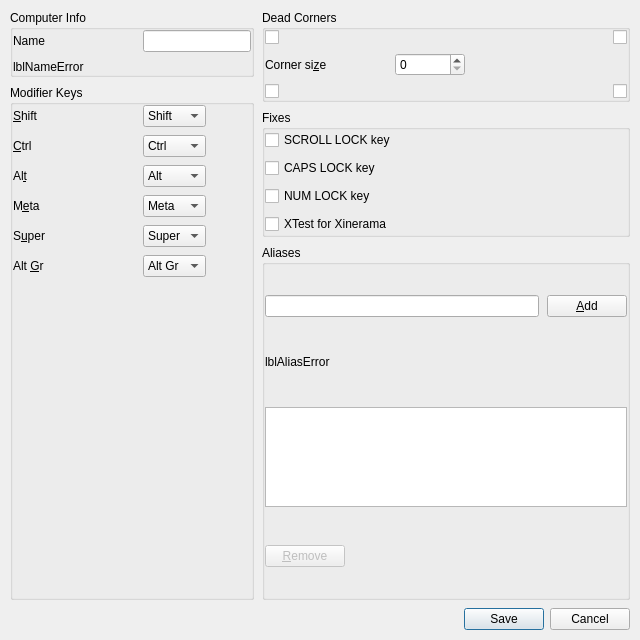
<?xml version="1.0" encoding="UTF-8"?>
<ui version="4.0">
 <class>ScreenSettingsDialog</class>
 <widget class="QDialog" name="ScreenSettingsDialog">
  <property name="geometry">
   <rect>
    <x>0</x>
    <y>0</y>
    <width>640</width>
    <height>640</height>
   </rect>
  </property>
  <property name="windowTitle">
   <string>Computer settings</string>
  </property>
  <layout class="QVBoxLayout" name="_2">
   <property name="spacing">
    <number>8</number>
   </property>
   <property name="leftMargin">
    <number>10</number>
   </property>
   <property name="topMargin">
    <number>10</number>
   </property>
   <property name="rightMargin">
    <number>10</number>
   </property>
   <property name="bottomMargin">
    <number>10</number>
   </property>
   <item>
    <widget class="QScrollArea" name="scrollArea">
     <property name="widgetResizable">
      <bool>true</bool>
     </property>
     <property name="frameShape">
      <enum>QFrame::Shape::NoFrame</enum>
     </property>
     <property name="horizontalScrollBarPolicy">
      <enum>Qt::ScrollBarPolicy::ScrollBarAlwaysOff</enum>
     </property>
     <widget class="QWidget" name="scrollAreaWidgetContents">
      <layout class="QHBoxLayout" name="layoutOptions">
       <property name="spacing">
        <number>8</number>
       </property>
       <property name="leftMargin">
        <number>0</number>
       </property>
       <property name="topMargin">
        <number>0</number>
       </property>
       <property name="rightMargin">
        <number>0</number>
       </property>
       <property name="bottomMargin">
        <number>0</number>
       </property>
       <item>
        <layout class="QVBoxLayout" name="layoutLeftSide">
         <property name="spacing">
          <number>8</number>
         </property>
         <property name="leftMargin">
          <number>0</number>
         </property>
         <property name="topMargin">
          <number>0</number>
         </property>
         <property name="rightMargin">
          <number>0</number>
         </property>
         <property name="bottomMargin">
          <number>0</number>
         </property>
         <item>
          <widget class="QGroupBox" name="groupComputerName">
           <property name="sizePolicy">
            <sizepolicy hsizetype="Preferred" vsizetype="Maximum">
             <horstretch>0</horstretch>
             <verstretch>0</verstretch>
            </sizepolicy>
           </property>
           <property name="title">
            <string>Computer Info</string>
           </property>
           <layout class="QVBoxLayout" name="_3">
            <property name="spacing">
             <number>8</number>
            </property>
            <property name="leftMargin">
             <number>0</number>
            </property>
            <property name="topMargin">
             <number>0</number>
            </property>
            <property name="rightMargin">
             <number>0</number>
            </property>
            <property name="bottomMargin">
             <number>0</number>
            </property>
            <item>
             <layout class="QFormLayout" name="_4">
              <property name="horizontalSpacing">
               <number>10</number>
              </property>
              <property name="verticalSpacing">
               <number>8</number>
              </property>
              <property name="leftMargin">
               <number>0</number>
              </property>
              <property name="topMargin">
               <number>0</number>
              </property>
              <property name="rightMargin">
               <number>0</number>
              </property>
              <property name="bottomMargin">
               <number>0</number>
              </property>
              <property name="rowWrapPolicy">
               <enum>QFormLayout::DontWrapRows</enum>
              </property>
              <property name="labelAlignment">
               <set>Qt::AlignmentFlag::AlignLeft|Qt::AlignmentFlag::AlignVCenter</set>
              </property>
              <property name="formAlignment">
               <set>Qt::AlignmentFlag::AlignLeft|Qt::AlignmentFlag::AlignTop</set>
              </property>
              <property name="fieldGrowthPolicy">
               <enum>QFormLayout::FieldsStayAtSizeHint</enum>
              </property>
              <item row="0" column="0">
               <widget class="QLabel" name="label_7">
                <property name="minimumSize">
                 <size>
                  <width>120</width>
                  <height>0</height>
                 </size>
                </property>
                <property name="sizePolicy">
                 <sizepolicy hsizetype="Maximum" vsizetype="Preferred">
                  <horstretch>0</horstretch>
                  <verstretch>0</verstretch>
                 </sizepolicy>
                </property>
                <property name="text">
                 <string>Name</string>
                </property>
                <property name="wordWrap">
                 <bool>false</bool>
                </property>
                <property name="alignment">
                 <set>Qt::AlignmentFlag::AlignLeft|Qt::AlignmentFlag::AlignVCenter</set>
                </property>
                <property name="buddy">
                 <cstring>lineNameEdit</cstring>
                </property>
               </widget>
              </item>
              <item row="0" column="1">
               <widget class="QLineEdit" name="lineNameEdit">
                <property name="sizePolicy">
                 <sizepolicy hsizetype="Maximum" vsizetype="Fixed">
                  <horstretch>0</horstretch>
                  <verstretch>0</verstretch>
                 </sizepolicy>
                </property>
                <property name="maximumSize">
                 <size>
                  <width>180</width>
                  <height>16777215</height>
                 </size>
                </property>
                <property name="maxLength">
                 <number>255</number>
                </property>
               </widget>
              </item>
             </layout>
            </item>
            <item>
             <widget class="QLabel" name="lblNameError">
              <property name="sizePolicy">
               <sizepolicy hsizetype="Preferred" vsizetype="Preferred">
                <horstretch>0</horstretch>
                <verstretch>0</verstretch>
               </sizepolicy>
              </property>
              <property name="text">
               <string notr="true">lblNameError</string>
              </property>
              <property name="wordWrap">
               <bool>true</bool>
              </property>
              <property name="alignment">
               <set>Qt::AlignmentFlag::AlignLeft|Qt::AlignmentFlag::AlignVCenter</set>
              </property>
             </widget>
            </item>
           </layout>
          </widget>
         </item>
         <item>
          <widget class="QGroupBox" name="groupModifers">
           <property name="title">
            <string>Modifier Keys</string>
           </property>
           <layout class="QFormLayout" name="formLayout_2">
            <property name="horizontalSpacing">
             <number>10</number>
            </property>
            <property name="verticalSpacing">
             <number>8</number>
            </property>
            <property name="leftMargin">
             <number>0</number>
            </property>
            <property name="topMargin">
             <number>0</number>
            </property>
            <property name="rightMargin">
             <number>0</number>
            </property>
            <property name="bottomMargin">
             <number>0</number>
            </property>
            <property name="rowWrapPolicy">
             <enum>QFormLayout::DontWrapRows</enum>
            </property>
            <property name="labelAlignment">
             <set>Qt::AlignmentFlag::AlignLeft|Qt::AlignmentFlag::AlignVCenter</set>
            </property>
            <property name="formAlignment">
             <set>Qt::AlignmentFlag::AlignLeft|Qt::AlignmentFlag::AlignTop</set>
            </property>
            <property name="fieldGrowthPolicy">
             <enum>QFormLayout::FieldsStayAtSizeHint</enum>
            </property>
            <item row="0" column="0">
             <widget class="QLabel" name="label_2">
              <property name="minimumSize">
               <size>
                <width>120</width>
                <height>0</height>
               </size>
              </property>
              <property name="sizePolicy">
               <sizepolicy hsizetype="Maximum" vsizetype="Preferred">
                <horstretch>0</horstretch>
                <verstretch>0</verstretch>
               </sizepolicy>
              </property>
              <property name="text">
               <string>&amp;Shift</string>
              </property>
              <property name="wordWrap">
               <bool>false</bool>
              </property>
              <property name="alignment">
               <set>Qt::AlignmentFlag::AlignLeft|Qt::AlignmentFlag::AlignVCenter</set>
              </property>
              <property name="buddy">
               <cstring>comboShift</cstring>
              </property>
             </widget>
            </item>
            <item row="0" column="1">
             <widget class="QComboBox" name="comboShift">
              <property name="sizePolicy">
               <sizepolicy hsizetype="Maximum" vsizetype="Fixed">
                <horstretch>0</horstretch>
                <verstretch>0</verstretch>
               </sizepolicy>
              </property>
              <property name="maximumSize">
               <size>
                <width>140</width>
                <height>16777215</height>
               </size>
              </property>
              <property name="sizeAdjustPolicy">
               <enum>QComboBox::AdjustToContents</enum>
              </property>
              <item>
               <property name="text">
                <string>Shift</string>
               </property>
              </item>
              <item>
               <property name="text">
                <string>Ctrl</string>
               </property>
              </item>
              <item>
               <property name="text">
                <string>Alt</string>
               </property>
              </item>
              <item>
               <property name="text">
                <string>Meta</string>
               </property>
              </item>
              <item>
               <property name="text">
                <string>Super</string>
               </property>
              </item>
              <item>
               <property name="text">
                <string>Alt Gr</string>
               </property>
              </item>
              <item>
               <property name="text">
                <string>None</string>
               </property>
              </item>
             </widget>
            </item>
            <item row="1" column="0">
             <widget class="QLabel" name="label_3">
              <property name="minimumSize">
               <size>
                <width>120</width>
                <height>0</height>
               </size>
              </property>
              <property name="sizePolicy">
               <sizepolicy hsizetype="Maximum" vsizetype="Preferred">
                <horstretch>0</horstretch>
                <verstretch>0</verstretch>
               </sizepolicy>
              </property>
              <property name="text">
               <string>&amp;Ctrl</string>
              </property>
              <property name="wordWrap">
               <bool>false</bool>
              </property>
              <property name="alignment">
               <set>Qt::AlignmentFlag::AlignLeft|Qt::AlignmentFlag::AlignVCenter</set>
              </property>
              <property name="buddy">
               <cstring>comboCtrl</cstring>
              </property>
             </widget>
            </item>
            <item row="1" column="1">
             <widget class="QComboBox" name="comboCtrl">
              <property name="sizePolicy">
               <sizepolicy hsizetype="Maximum" vsizetype="Fixed">
                <horstretch>0</horstretch>
                <verstretch>0</verstretch>
               </sizepolicy>
              </property>
              <property name="maximumSize">
               <size>
                <width>140</width>
                <height>16777215</height>
               </size>
              </property>
              <property name="sizeAdjustPolicy">
               <enum>QComboBox::AdjustToContents</enum>
              </property>
              <property name="currentIndex">
               <number>1</number>
              </property>
              <item>
               <property name="text">
                <string>Shift</string>
               </property>
              </item>
              <item>
               <property name="text">
                <string>Ctrl</string>
               </property>
              </item>
              <item>
               <property name="text">
                <string>Alt</string>
               </property>
              </item>
              <item>
               <property name="text">
                <string>Meta</string>
               </property>
              </item>
              <item>
               <property name="text">
                <string>Super</string>
               </property>
              </item>
              <item>
               <property name="text">
                <string>Alt Gr</string>
               </property>
              </item>
              <item>
               <property name="text">
                <string>None</string>
               </property>
              </item>
             </widget>
            </item>
            <item row="2" column="0">
             <widget class="QLabel" name="label_4">
              <property name="minimumSize">
               <size>
                <width>120</width>
                <height>0</height>
               </size>
              </property>
              <property name="sizePolicy">
               <sizepolicy hsizetype="Maximum" vsizetype="Preferred">
                <horstretch>0</horstretch>
                <verstretch>0</verstretch>
               </sizepolicy>
              </property>
              <property name="text">
               <string>Al&amp;t</string>
              </property>
              <property name="wordWrap">
               <bool>false</bool>
              </property>
              <property name="alignment">
               <set>Qt::AlignmentFlag::AlignLeft|Qt::AlignmentFlag::AlignVCenter</set>
              </property>
              <property name="buddy">
               <cstring>comboAlt</cstring>
              </property>
             </widget>
            </item>
            <item row="2" column="1">
             <widget class="QComboBox" name="comboAlt">
              <property name="sizePolicy">
               <sizepolicy hsizetype="Maximum" vsizetype="Fixed">
                <horstretch>0</horstretch>
                <verstretch>0</verstretch>
               </sizepolicy>
              </property>
              <property name="maximumSize">
               <size>
                <width>140</width>
                <height>16777215</height>
               </size>
              </property>
              <property name="sizeAdjustPolicy">
               <enum>QComboBox::AdjustToContents</enum>
              </property>
              <property name="currentIndex">
               <number>2</number>
              </property>
              <item>
               <property name="text">
                <string>Shift</string>
               </property>
              </item>
              <item>
               <property name="text">
                <string>Ctrl</string>
               </property>
              </item>
              <item>
               <property name="text">
                <string>Alt</string>
               </property>
              </item>
              <item>
               <property name="text">
                <string>Meta</string>
               </property>
              </item>
              <item>
               <property name="text">
                <string>Super</string>
               </property>
              </item>
              <item>
               <property name="text">
                <string>Alt Gr</string>
               </property>
              </item>
              <item>
               <property name="text">
                <string>None</string>
               </property>
              </item>
             </widget>
            </item>
            <item row="3" column="0">
             <widget class="QLabel" name="label_5">
              <property name="minimumSize">
               <size>
                <width>120</width>
                <height>0</height>
               </size>
              </property>
              <property name="sizePolicy">
               <sizepolicy hsizetype="Maximum" vsizetype="Preferred">
                <horstretch>0</horstretch>
                <verstretch>0</verstretch>
               </sizepolicy>
              </property>
              <property name="text">
               <string>M&amp;eta</string>
              </property>
              <property name="wordWrap">
               <bool>false</bool>
              </property>
              <property name="alignment">
               <set>Qt::AlignmentFlag::AlignLeft|Qt::AlignmentFlag::AlignVCenter</set>
              </property>
              <property name="buddy">
               <cstring>comboMeta</cstring>
              </property>
             </widget>
            </item>
            <item row="3" column="1">
             <widget class="QComboBox" name="comboMeta">
              <property name="sizePolicy">
               <sizepolicy hsizetype="Maximum" vsizetype="Fixed">
                <horstretch>0</horstretch>
                <verstretch>0</verstretch>
               </sizepolicy>
              </property>
              <property name="maximumSize">
               <size>
                <width>140</width>
                <height>16777215</height>
               </size>
              </property>
              <property name="sizeAdjustPolicy">
               <enum>QComboBox::AdjustToContents</enum>
              </property>
              <property name="currentIndex">
               <number>3</number>
              </property>
              <item>
               <property name="text">
                <string>Shift</string>
               </property>
              </item>
              <item>
               <property name="text">
                <string>Ctrl</string>
               </property>
              </item>
              <item>
               <property name="text">
                <string>Alt</string>
               </property>
              </item>
              <item>
               <property name="text">
                <string>Meta</string>
               </property>
              </item>
              <item>
               <property name="text">
                <string>Super</string>
               </property>
              </item>
              <item>
               <property name="text">
                <string>Alt Gr</string>
               </property>
              </item>
              <item>
               <property name="text">
                <string>None</string>
               </property>
              </item>
             </widget>
            </item>
            <item row="4" column="0">
             <widget class="QLabel" name="label_6">
              <property name="minimumSize">
               <size>
                <width>120</width>
                <height>0</height>
               </size>
              </property>
              <property name="sizePolicy">
               <sizepolicy hsizetype="Maximum" vsizetype="Preferred">
                <horstretch>0</horstretch>
                <verstretch>0</verstretch>
               </sizepolicy>
              </property>
              <property name="text">
               <string>S&amp;uper</string>
              </property>
              <property name="wordWrap">
               <bool>false</bool>
              </property>
              <property name="alignment">
               <set>Qt::AlignmentFlag::AlignLeft|Qt::AlignmentFlag::AlignVCenter</set>
              </property>
              <property name="buddy">
               <cstring>comboSuper</cstring>
              </property>
             </widget>
            </item>
            <item row="4" column="1">
             <widget class="QComboBox" name="comboSuper">
              <property name="sizePolicy">
               <sizepolicy hsizetype="Maximum" vsizetype="Fixed">
                <horstretch>0</horstretch>
                <verstretch>0</verstretch>
               </sizepolicy>
              </property>
              <property name="maximumSize">
               <size>
                <width>140</width>
                <height>16777215</height>
               </size>
              </property>
              <property name="sizeAdjustPolicy">
               <enum>QComboBox::AdjustToContents</enum>
              </property>
              <property name="currentIndex">
               <number>4</number>
              </property>
              <item>
               <property name="text">
                <string>Shift</string>
               </property>
              </item>
              <item>
               <property name="text">
                <string>Ctrl</string>
               </property>
              </item>
              <item>
               <property name="text">
                <string>Alt</string>
               </property>
              </item>
              <item>
               <property name="text">
                <string>Meta</string>
               </property>
              </item>
              <item>
               <property name="text">
                <string>Super</string>
               </property>
              </item>
              <item>
               <property name="text">
                <string>Alt Gr</string>
               </property>
              </item>
              <item>
               <property name="text">
                <string>None</string>
               </property>
              </item>
             </widget>
            </item>
            <item row="5" column="0">
             <widget class="QLabel" name="labelAltGr">
              <property name="minimumSize">
               <size>
                <width>120</width>
                <height>0</height>
               </size>
              </property>
              <property name="sizePolicy">
               <sizepolicy hsizetype="Maximum" vsizetype="Preferred">
                <horstretch>0</horstretch>
                <verstretch>0</verstretch>
               </sizepolicy>
              </property>
              <property name="text">
               <string>Alt &amp;Gr</string>
              </property>
              <property name="wordWrap">
               <bool>false</bool>
              </property>
              <property name="alignment">
               <set>Qt::AlignmentFlag::AlignLeft|Qt::AlignmentFlag::AlignVCenter</set>
              </property>
              <property name="buddy">
               <cstring>comboAltGr</cstring>
              </property>
             </widget>
            </item>
            <item row="5" column="1">
             <widget class="QComboBox" name="comboAltGr">
              <property name="sizePolicy">
               <sizepolicy hsizetype="Maximum" vsizetype="Fixed">
                <horstretch>0</horstretch>
                <verstretch>0</verstretch>
               </sizepolicy>
              </property>
              <property name="maximumSize">
               <size>
                <width>140</width>
                <height>16777215</height>
               </size>
              </property>
              <property name="sizeAdjustPolicy">
               <enum>QComboBox::AdjustToContents</enum>
              </property>
              <property name="currentIndex">
               <number>5</number>
              </property>
              <item>
               <property name="text">
                <string>Shift</string>
               </property>
              </item>
              <item>
               <property name="text">
                <string>Ctrl</string>
               </property>
              </item>
              <item>
               <property name="text">
                <string>Alt</string>
               </property>
              </item>
              <item>
               <property name="text">
                <string>Meta</string>
               </property>
              </item>
              <item>
               <property name="text">
                <string>Super</string>
               </property>
              </item>
              <item>
               <property name="text">
                <string>Alt Gr</string>
               </property>
              </item>
              <item>
               <property name="text">
                <string>None</string>
               </property>
              </item>
             </widget>
            </item>
           </layout>
          </widget>
         </item>
        </layout>
       </item>
       <item>
        <layout class="QVBoxLayout" name="layoutRightSide">
         <property name="spacing">
          <number>8</number>
         </property>
         <property name="leftMargin">
          <number>0</number>
         </property>
         <property name="topMargin">
          <number>0</number>
         </property>
         <property name="rightMargin">
          <number>0</number>
         </property>
         <property name="bottomMargin">
          <number>0</number>
         </property>
         <item>
          <widget class="QGroupBox" name="groupDeadCorners">
           <property name="title">
            <string>Dead Corners</string>
           </property>
           <layout class="QVBoxLayout" name="verticalLayout_2">
            <property name="spacing">
             <number>8</number>
            </property>
            <property name="leftMargin">
             <number>0</number>
            </property>
            <property name="topMargin">
             <number>0</number>
            </property>
            <property name="rightMargin">
             <number>0</number>
            </property>
            <property name="bottomMargin">
             <number>0</number>
            </property>
            <item>
             <layout class="QHBoxLayout" name="layoutDeadCornersTop">
              <property name="spacing">
               <number>8</number>
              </property>
              <property name="leftMargin">
               <number>0</number>
              </property>
              <property name="topMargin">
               <number>0</number>
              </property>
              <property name="rightMargin">
               <number>0</number>
              </property>
              <property name="bottomMargin">
               <number>0</number>
              </property>
              <item>
               <widget class="QCheckBox" name="chkDeadTopLeft">
                <property name="toolTip">
                 <string>Top Left</string>
                </property>
                <property name="autoRepeatInterval">
                 <number>100</number>
                </property>
               </widget>
              </item>
              <item>
               <widget class="QCheckBox" name="chkDeadTopRight">
                <property name="toolTip">
                 <string>Top Right</string>
                </property>
                <property name="layoutDirection">
                 <enum>Qt::LayoutDirection::RightToLeft</enum>
                </property>
               </widget>
              </item>
             </layout>
            </item>
            <item>
             <layout class="QFormLayout" name="layoutCornerSize">
              <property name="horizontalSpacing">
               <number>10</number>
              </property>
              <property name="verticalSpacing">
               <number>8</number>
              </property>
              <property name="leftMargin">
               <number>0</number>
              </property>
              <property name="topMargin">
               <number>0</number>
              </property>
              <property name="rightMargin">
               <number>0</number>
              </property>
              <property name="bottomMargin">
               <number>0</number>
              </property>
              <property name="rowWrapPolicy">
               <enum>QFormLayout::DontWrapRows</enum>
              </property>
              <property name="labelAlignment">
               <set>Qt::AlignmentFlag::AlignLeft|Qt::AlignmentFlag::AlignVCenter</set>
              </property>
              <property name="formAlignment">
               <set>Qt::AlignmentFlag::AlignLeft|Qt::AlignmentFlag::AlignTop</set>
              </property>
              <property name="fieldGrowthPolicy">
               <enum>QFormLayout::FieldsStayAtSizeHint</enum>
              </property>
              <item row="0" column="0">
               <widget class="QLabel" name="label">
                <property name="minimumSize">
                 <size>
                  <width>120</width>
                  <height>0</height>
                 </size>
                </property>
                <property name="sizePolicy">
                 <sizepolicy hsizetype="Maximum" vsizetype="Preferred">
                  <horstretch>0</horstretch>
                  <verstretch>0</verstretch>
                 </sizepolicy>
                </property>
                <property name="text">
                 <string>Corner si&amp;ze</string>
                </property>
                <property name="wordWrap">
                 <bool>false</bool>
                </property>
                <property name="alignment">
                 <set>Qt::AlignmentFlag::AlignLeft|Qt::AlignmentFlag::AlignVCenter</set>
                </property>
                <property name="buddy">
                 <cstring>sbSwitchCornerSize</cstring>
                </property>
               </widget>
              </item>
              <item row="0" column="1">
               <widget class="QSpinBox" name="sbSwitchCornerSize">
                <property name="sizePolicy">
                 <sizepolicy hsizetype="Maximum" vsizetype="Fixed">
                  <horstretch>0</horstretch>
                  <verstretch>0</verstretch>
                 </sizepolicy>
                </property>
                <property name="minimumSize">
                 <size>
                  <width>70</width>
                  <height>0</height>
                 </size>
                </property>
                <property name="maximumSize">
                 <size>
                  <width>90</width>
                  <height>16777215</height>
                 </size>
                </property>
               </widget>
              </item>
             </layout>
            </item>
            <item>
             <layout class="QHBoxLayout" name="layoutDeadCornersBottom">
              <property name="spacing">
               <number>8</number>
              </property>
              <property name="leftMargin">
               <number>0</number>
              </property>
              <property name="topMargin">
               <number>0</number>
              </property>
              <property name="rightMargin">
               <number>0</number>
              </property>
              <property name="bottomMargin">
               <number>0</number>
              </property>
              <item>
               <widget class="QCheckBox" name="chkDeadBottomLeft">
                <property name="toolTip">
                 <string>Bottom Left</string>
                </property>
               </widget>
              </item>
              <item>
               <widget class="QCheckBox" name="chkDeadBottomRight">
                <property name="toolTip">
                 <string>Bottom Right</string>
                </property>
                <property name="layoutDirection">
                 <enum>Qt::LayoutDirection::RightToLeft</enum>
                </property>
               </widget>
              </item>
             </layout>
            </item>
           </layout>
          </widget>
         </item>
         <item>
          <widget class="QGroupBox" name="groupFixes">
           <property name="title">
            <string>Fixes</string>
           </property>
           <layout class="QVBoxLayout" name="verticalLayout_3">
            <property name="spacing">
             <number>8</number>
            </property>
            <property name="leftMargin">
             <number>0</number>
            </property>
            <property name="topMargin">
             <number>0</number>
            </property>
            <property name="rightMargin">
             <number>0</number>
            </property>
            <property name="bottomMargin">
             <number>0</number>
            </property>
            <item>
             <widget class="QCheckBox" name="chkFixScrollLock">
              <property name="sizePolicy">
               <sizepolicy hsizetype="Minimum" vsizetype="Preferred">
                <horstretch>0</horstretch>
                <verstretch>0</verstretch>
               </sizepolicy>
              </property>
              <property name="text">
               <string>SCROLL LOCK key</string>
              </property>
             </widget>
            </item>
            <item>
             <widget class="QCheckBox" name="chkFixCapsLock">
              <property name="sizePolicy">
               <sizepolicy hsizetype="Minimum" vsizetype="Preferred">
                <horstretch>0</horstretch>
                <verstretch>0</verstretch>
               </sizepolicy>
              </property>
              <property name="text">
               <string>CAPS LOCK key</string>
              </property>
             </widget>
            </item>
            <item>
             <widget class="QCheckBox" name="chkFixNumLock">
              <property name="sizePolicy">
               <sizepolicy hsizetype="Minimum" vsizetype="Preferred">
                <horstretch>0</horstretch>
                <verstretch>0</verstretch>
               </sizepolicy>
              </property>
              <property name="text">
               <string>NUM LOCK key</string>
              </property>
             </widget>
            </item>
            <item>
             <widget class="QCheckBox" name="chkFixXTest">
              <property name="sizePolicy">
               <sizepolicy hsizetype="Minimum" vsizetype="Preferred">
                <horstretch>0</horstretch>
                <verstretch>0</verstretch>
               </sizepolicy>
              </property>
              <property name="text">
               <string>XTest for Xinerama</string>
              </property>
              <property name="checked">
               <bool>false</bool>
              </property>
             </widget>
            </item>
           </layout>
          </widget>
         </item>
         <item>
          <widget class="QGroupBox" name="groupAliases">
           <property name="sizePolicy">
            <sizepolicy hsizetype="Preferred" vsizetype="Expanding">
             <horstretch>0</horstretch>
             <verstretch>0</verstretch>
            </sizepolicy>
           </property>
           <property name="title">
            <string>Aliases</string>
           </property>
           <layout class="QVBoxLayout" name="verticalLayout">
            <property name="spacing">
             <number>8</number>
            </property>
            <property name="leftMargin">
             <number>0</number>
            </property>
            <property name="topMargin">
             <number>0</number>
            </property>
            <property name="rightMargin">
             <number>0</number>
            </property>
            <property name="bottomMargin">
             <number>0</number>
            </property>
            <item>
             <layout class="QHBoxLayout" name="horizontalLayout">
              <property name="spacing">
               <number>8</number>
              </property>
              <property name="leftMargin">
               <number>0</number>
              </property>
              <property name="topMargin">
               <number>0</number>
              </property>
              <property name="rightMargin">
               <number>0</number>
              </property>
              <property name="bottomMargin">
               <number>0</number>
              </property>
              <item>
               <widget class="QLineEdit" name="lineAddAlias">
                <property name="sizePolicy">
                 <sizepolicy hsizetype="Expanding" vsizetype="Fixed">
                  <horstretch>0</horstretch>
                  <verstretch>0</verstretch>
                 </sizepolicy>
                </property>
                <property name="minimumSize">
                 <size>
                  <width>120</width>
                  <height>0</height>
                 </size>
                </property>
                <property name="maxLength">
                 <number>255</number>
                </property>
               </widget>
              </item>
              <item>
               <widget class="QPushButton" name="btnAddAlias">
                <property name="enabled">
                 <bool>true</bool>
                </property>
                <property name="text">
                 <string>&amp;Add</string>
                </property>
               </widget>
              </item>
             </layout>
            </item>
            <item>
             <widget class="QLabel" name="lblAliasError">
              <property name="sizePolicy">
               <sizepolicy hsizetype="Minimum" vsizetype="Maximum">
                <horstretch>0</horstretch>
                <verstretch>0</verstretch>
               </sizepolicy>
              </property>
              <property name="text">
               <string notr="true">lblAliasError</string>
              </property>
              <property name="wordWrap">
               <bool>true</bool>
              </property>
              <property name="alignment">
               <set>Qt::AlignmentFlag::AlignLeft|Qt::AlignmentFlag::AlignVCenter</set>
              </property>
             </widget>
            </item>
            <item>
             <widget class="QListWidget" name="listAliases">
              <property name="sizePolicy">
               <sizepolicy hsizetype="Preferred" vsizetype="Expanding">
                <horstretch>0</horstretch>
                <verstretch>0</verstretch>
               </sizepolicy>
              </property>
              <property name="minimumSize">
               <size>
                <width>120</width>
                <height>72</height>
               </size>
              </property>
              <property name="maximumSize">
               <size>
                <width>16777215</width>
                <height>100</height>
               </size>
              </property>
              <property name="selectionMode">
               <enum>QAbstractItemView::SelectionMode::ExtendedSelection</enum>
              </property>
             </widget>
            </item>
            <item alignment="Qt::AlignmentFlag::AlignLeft">
             <widget class="QPushButton" name="btnRemoveAlias">
              <property name="enabled">
               <bool>false</bool>
              </property>
              <property name="maximumSize">
               <size>
                <width>140</width>
                <height>16777215</height>
               </size>
              </property>
              <property name="text">
               <string>&amp;Remove</string>
              </property>
             </widget>
            </item>
           </layout>
          </widget>
         </item>
        </layout>
       </item>
      </layout>
     </widget>
    </widget>
   </item>
   <item>
    <widget class="QDialogButtonBox" name="buttonBox">
     <property name="orientation">
      <enum>Qt::Orientation::Horizontal</enum>
     </property>
     <property name="standardButtons">
      <set>QDialogButtonBox::StandardButton::Cancel|QDialogButtonBox::StandardButton::Save</set>
     </property>
    </widget>
   </item>
  </layout>
 </widget>
 <tabstops>
  <tabstop>lineNameEdit</tabstop>
  <tabstop>comboMeta</tabstop>
  <tabstop>comboShift</tabstop>
  <tabstop>comboCtrl</tabstop>
  <tabstop>comboSuper</tabstop>
  <tabstop>comboAltGr</tabstop>
  <tabstop>comboAlt</tabstop>
  <tabstop>chkDeadTopLeft</tabstop>
  <tabstop>chkDeadTopRight</tabstop>
  <tabstop>sbSwitchCornerSize</tabstop>
  <tabstop>chkDeadBottomLeft</tabstop>
  <tabstop>chkDeadBottomRight</tabstop>
  <tabstop>chkFixScrollLock</tabstop>
  <tabstop>chkFixCapsLock</tabstop>
  <tabstop>chkFixNumLock</tabstop>
  <tabstop>chkFixXTest</tabstop>
  <tabstop>lineAddAlias</tabstop>
  <tabstop>btnAddAlias</tabstop>
  <tabstop>listAliases</tabstop>
  <tabstop>btnRemoveAlias</tabstop>
 </tabstops>
 <resources/>
 <connections/>
</ui>
